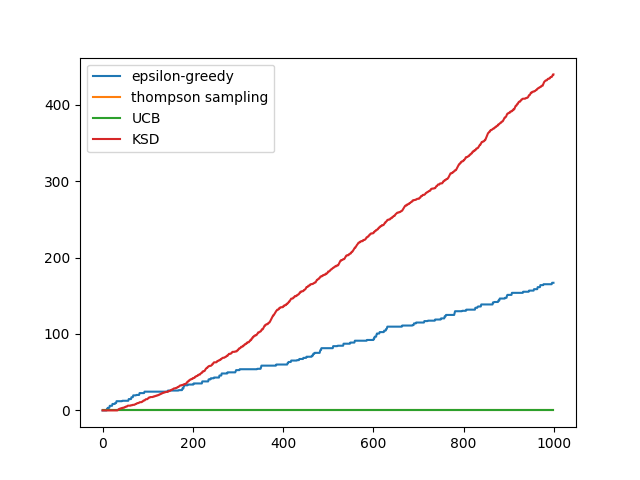

This chart was generated by the following Python code:
import numpy as np
import torch
### Bandits with Gaussian Rewards
N_arms = 10
N_experiments = 1
N_steps = 1000
true_means = np.random.normal(0, 1, N_arms)
from ksd import get_KSD
print(true_means)

def pull_arm(arm,true_means,sigma = 1):
    return np.random.normal(true_means[arm], sigma)

def update_estimates(arm, reward, N_pulls, estimates):
    estimates[arm] = (estimates[arm]*N_pulls[arm] + reward)/(N_pulls[arm]+1)
    return estimates

def epsilon_greedy(epsilon, estimates):
    if np.random.random() < epsilon:
        return np.random.randint(0, len(estimates))
    else:
        return np.argmax(estimates)

def thompson_sampling(estimates, N_pulls):
    samples = np.random.normal(estimates, 1/N_pulls)
    return np.argmax(samples)

def UCB(estimates, N_pulls, t):
    return np.argmax(estimates + np.sqrt(2*np.log(t)/N_pulls))

def KSD(estimates, N_pulls, samples, t):
    uncertainity = np.zeros(len(estimates))
    for arm in range(len(estimates)):
        kernel_type = 'rbf'
        h_method = 'dim'
        samples_arm = np.array(samples[arm]).reshape(-1,1)
        samples_arm = torch.from_numpy(samples_arm).float()
        mean = estimates[arm]
        ### Compute gradient of log likelihood of Gaussian with parameters mean and sigma at samples
        gradients = (samples_arm - mean)/1
        ### Compute KSD
        ksd_estimate = get_KSD(samples_arm, gradients, kernel_type, h_method)
        uncertainity[arm] = (ksd_estimate + estimates[arm])/N_pulls[arm]
    print(np.argmax(uncertainity))
    return np.argmax(uncertainity)
        ### Update estimates

### Evaluate Bernoulli vs Gaussian
#### Multiplying factor
### gradient computation
### regret doesn't tell much
### Exploratory metric





def run_experiment(N_arms, N_experiments, N_steps, true_means, epsilon = 0, run_thompson = False, run_UCB = False, run_KSD = False):
    regrets = np.zeros((N_experiments, N_steps))
    samples = [[] for _ in range(N_arms)]
    for i in range(N_experiments):
        estimates = np.zeros(N_arms)
        N_pulls = np.zeros(N_arms)
        ### Initial pulling
        for j in range(10):
            for arm in range(N_arms):
                reward = pull_arm(arm, true_means)
                samples[arm].append(reward)
                N_pulls[arm] += 1
                estimates = update_estimates(arm, reward, N_pulls, estimates)
        for arm in range(N_arms):
            reward = pull_arm(arm, true_means)
            samples[arm].append(reward)
            N_pulls[arm] += 1
            estimates = update_estimates(arm, reward, N_pulls, estimates)
        for t in range(N_steps):
            if run_thompson:
                arm = thompson_sampling(estimates, N_pulls)
            elif run_UCB:
                arm = UCB(estimates, N_pulls, t+1)
            elif run_KSD:
                arm = KSD(estimates, N_pulls, samples, t+1)
            else:
                arm = epsilon_greedy(epsilon, estimates)
            reward = pull_arm(arm, true_means)
            samples[arm].append(reward)
            regrets[i,t] = np.max(true_means) - true_means[arm]
            N_pulls[arm] += 1
            estimates = update_estimates(arm, reward, N_pulls, estimates)
    return np.cumsum(regrets, axis = 1)

regrets_KSD = run_experiment(N_arms, N_experiments, N_steps, true_means, run_KSD = True)

regrets_epsilon = run_experiment(N_arms, N_experiments, N_steps, true_means, epsilon = 0.1)
regrets_thompson = run_experiment(N_arms, N_experiments, N_steps, true_means, run_thompson = True)
regrets_UCB = run_experiment(N_arms, N_experiments, N_steps, true_means, run_UCB = True)

import matplotlib.pyplot as plt
plt.plot(np.mean(regrets_epsilon, axis = 0), label = 'epsilon-greedy')
plt.plot(np.mean(regrets_thompson, axis = 0), label = 'thompson sampling')
plt.plot(np.mean(regrets_UCB, axis = 0), label = 'UCB')
plt.plot(np.mean(regrets_KSD, axis = 0), label = 'KSD')
plt.legend()
plt.savefig('gaussian_bandits.png')


#

